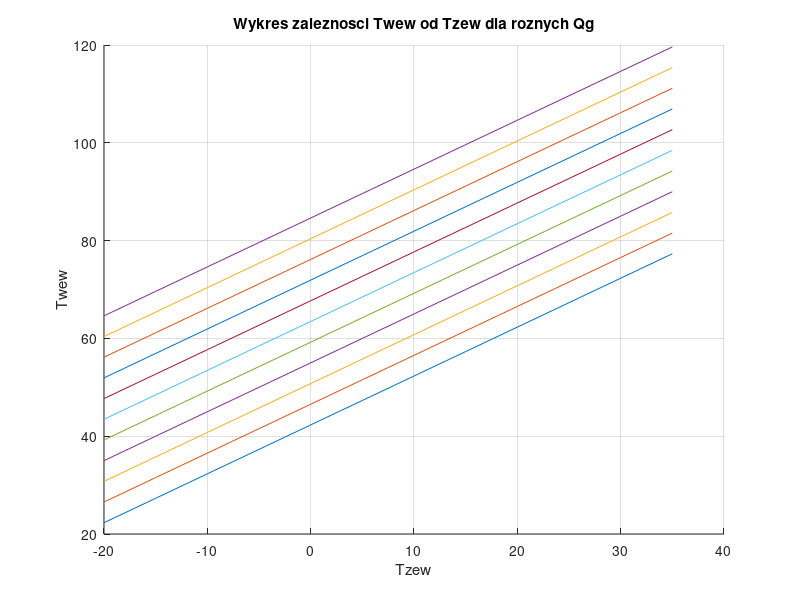
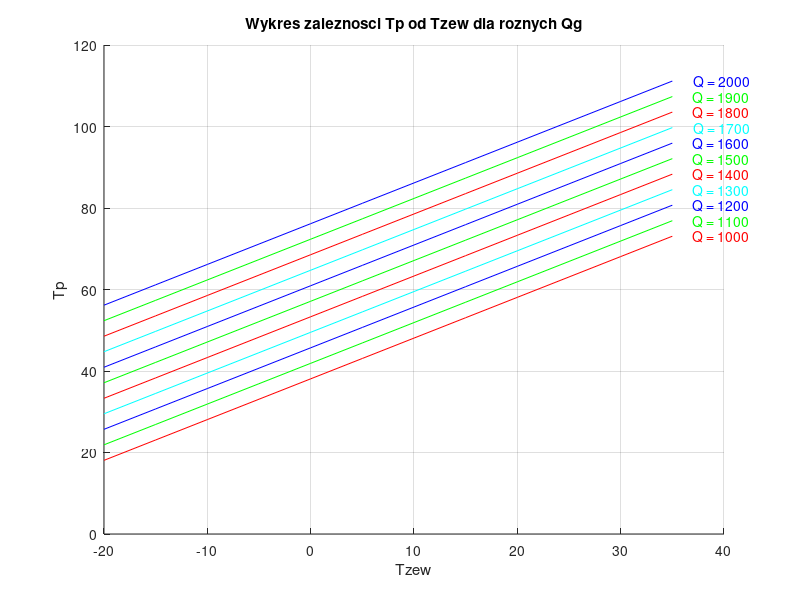

The MATLAB source for these figures, in order:
%WoKo1488 

QgN=1000;
TzN=-20;
TwN=20;
TpN=10;
aN=0.4;
kolor = 'rgbcrgbcrgbcrgbcrgbcrgbc';

KcwN=QgN/(TwN - TzN + aN*(TwN-TpN))
KcpN=(aN*(TzN - TpN)*QgN)/((TpN-TzN)*(TwN*TzN + aN*(TwN-TpN)))


Tz=[-20:5:35];
Qg=[1000:100:2000];


q=1;
while q <= length(Qg)
    t=1;
    while t <= length(Tz)
        Tw(q,t)=(0.4*Qg(q)*KcwN + Qg(q)*KcpN + 0.4*KcwN*KcwN*Tz(t) + 1.4*KcwN*KcpN*Tz(t))/(0.4*KcwN*KcwN + 1.4*KcwN*KcpN)
        Tp(q,t)=(1.4*KcwN*KcpN*Tz(t) + 0.4*Qg(q)*KcwN + 0.4*KcwN*KcwN*Tz(t))/(0.4*KcwN*KcwN + 1.4*KcwN*KcpN)    
        t=t+1;
    end
    q=q+1;
end

r=1;
figure;
hold on;
grid on;
title('Wykres zaleznosci Twew od Tzew dla roznych Qg');
xlabel('Tzew');
ylabel('Twew'); 
while r <= length(Qg)
    plot(Tz,Tw(r,:))
    r=r+1;
end

r=1;
figure;
hold on;
grid on;
title('Wykres zaleznosci Tp od Tzew dla roznych Qg');
xlabel('Tzew');
ylabel('Tp');

while r <= length(Qg)
    plot(Tz,Tp(r,:), 'Color', kolor(r));
    
    s = ['Q = ' num2str(Qg(r))];
    text(Tz(length(Tz))+2,Tp(r,12), s, 'Color', kolor(r));
    
    r=r+1;
end